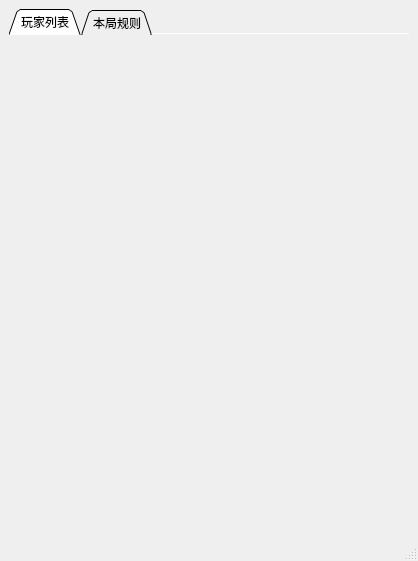
<?xml version="1.0" encoding="UTF-8"?>
<ui version="4.0">
 <class>joinRoom</class>
 <widget class="QMainWindow" name="joinRoom">
  <property name="geometry">
   <rect>
    <x>0</x>
    <y>0</y>
    <width>418</width>
    <height>561</height>
   </rect>
  </property>
  <property name="windowTitle">
   <string>MainWindow</string>
  </property>
  <widget class="QWidget" name="centralwidget">
   <layout class="QVBoxLayout" name="verticalLayout">
    <item>
     <widget class="QTabWidget" name="tabWidget">
      <property name="tabShape">
       <enum>QTabWidget::Triangular</enum>
      </property>
      <property name="currentIndex">
       <number>0</number>
      </property>
      <property name="documentMode">
       <bool>true</bool>
      </property>
      <widget class="QWidget" name="tab">
       <attribute name="title">
        <string>玩家列表</string>
       </attribute>
      </widget>
      <widget class="QWidget" name="tab2">
       <attribute name="title">
        <string>本局规则</string>
       </attribute>
       <layout class="QVBoxLayout" name="verticalLayout_3">
        <item>
         <layout class="QVBoxLayout" name="verticalLayout_4"/>
        </item>
       </layout>
      </widget>
     </widget>
    </item>
   </layout>
  </widget>
  <widget class="QMenuBar" name="menubar">
   <property name="geometry">
    <rect>
     <x>0</x>
     <y>0</y>
     <width>418</width>
     <height>21</height>
    </rect>
   </property>
  </widget>
  <widget class="QStatusBar" name="statusbar"/>
 </widget>
 <resources/>
 <connections/>
</ui>
